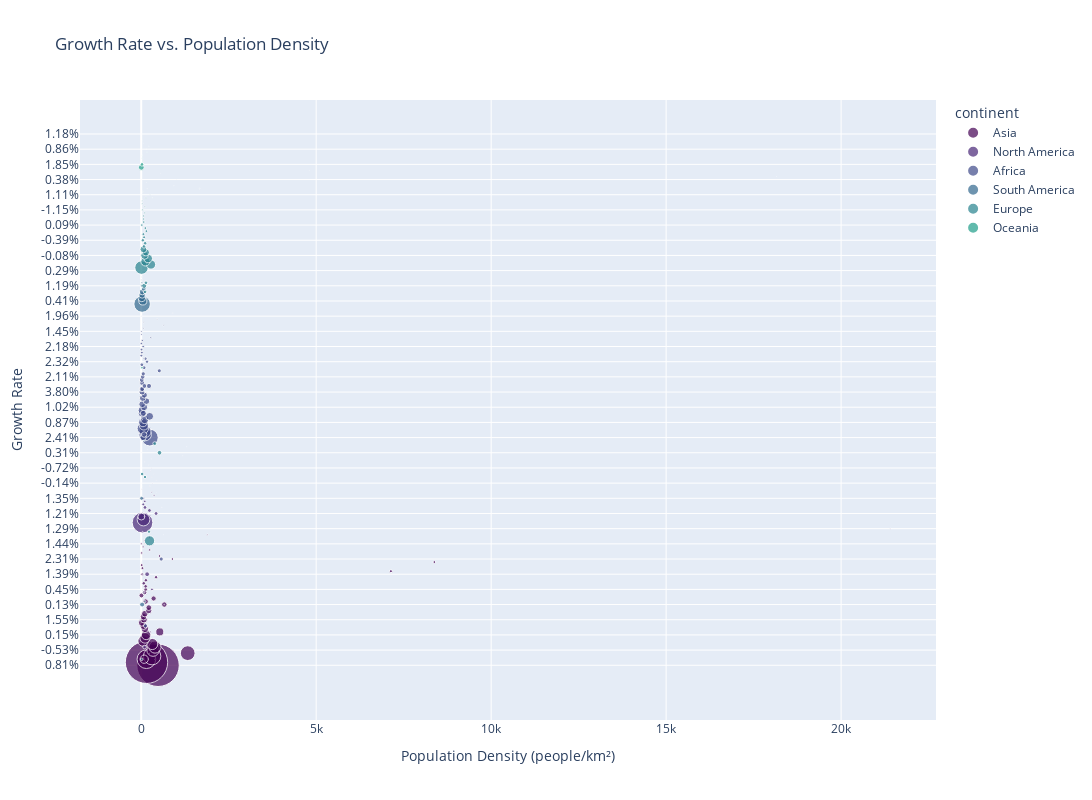

Notebook code cell kept with this figure:
### Markdown cell above
**Growth Rate vs. Population Density (Interactive)**

### Code cell
# Create a custom color palette similar to viridis
custom_palette = ["#440154", "#482677", "#3E4989", "#31688E", "#26828E", "#1F9E89", "#35B779", "#6DCD59", "#B4DE2C", "#FDE725"]

# Scatter plot for growth rate and population density with Plotly
fig = px.scatter(df, x='density (km²)', y='growth rate', color='continent', size='2023 population',
                 hover_name='country', title='Growth Rate vs. Population Density',
                 labels={'density (km²)': 'Population Density (people/km²)', 'growth rate': 'Growth Rate'},
                 size_max=30,
                 color_discrete_sequence=custom_palette)  # Set custom color palette

# Update layout for better fitting
fig.update_layout(
    width=1200,
    height=800,
)

# Show the interactive plot
fig.show()

### Figure 1 — Plotly figure (JSON) as saved in the notebook; plotly's stock layout.template omitted (floating-point values rounded to 4 significant figures)
{"data": [{"hovertemplate": "<b>%{hovertext}</b><br><br>continent=Asia<br>Population Density (people/km²)=%{x}<br>Growth Rate=%{y}<br>2023 population=%{marker.size}<extra></extra>", "hovertext": ["India", "China", "Indonesia", "Pakistan", "Bangladesh", "Japan", "Philippines", "Vietnam", "Iran", "Turkey", "Thailand", "Myanmar", "South Korea", "Iraq", "Afghanistan", "Saudi Arabia", "Uzbekistan", "Yemen", "Malaysia", "Nepal", "North Korea", "Taiwan", "Syria", "Sri Lanka", "Kazakhstan", "Cambodia", "Jordan", "Azerbaijan", "Tajikistan", "United Arab Emirates", "Israel", "Laos", "Hong Kong", "Kyrgyzstan", "Turkmenistan", "Singapore", "Palestine", "Lebanon", "Oman", "Kuwait", "Georgia", "Mongolia", "Armenia", "Qatar", "Bahrain", "Timor-Leste", "Bhutan", "Macau", "Maldives", "Brunei"], "legendgroup": "Asia", "marker": {"color": "#440154", "size": [1428627663, 1425671352, 277534122, 240485658, 172954319, 123294513, 117337368, 98858950, 89172767, 85816199, 71801279, 54577997, 51784059, 45504560, 42239854, 36947025, 35163944, 34449825, 34308525, 30896590, 26160821, 23923276, 23227014, 21893579, 19606633, 16944826, 11337052, 10412651, 10143543, 9516871, 9174520, 7633779, 7491609, 6735347, 6516100, 6014723, 5371230, 5353930, 4644384, 4310108, 3728282, 3447157, 2777970, 2716391, 1485509, 1360596, 787424, 704149, 521021, 452524], "sizemode": "area", "sizeref": 1587000.0, "symbol": "circle"}, "mode": "markers", "name": "Asia", "orientation": "h", "showlegend": true, "type": "scatter", "x": [481, 151, 148, 312, 1329, 338, 394, 315, 55, 110, 141, 84, 531, 105, 65, 17, 80, 65, 104, 216, 217, 661, 126, 354, 7, 96, 128, 126, 73, 134, 424, 33, 7135, 35, 14, 8377, 892, 523, 15, 242, 54, 2, 98, 236, 1892, 91, 21, 21403, 1737, 86], "xaxis": "x", "y": ["0.81%", "-0.02%", "0.74%", "1.98%", "1.03%", "-0.53%", "1.54%", "0.68%", "0.70%", "0.56%", "0.15%", "0.74%", "-0.06%", "2.27%", "2.70%", "1.48%", "1.55%", "2.24%", "1.09%", "1.14%", "0.35%", "0.13%", "4.98%", "0.28%", "1.08%", "1.06%", "0.45%", "0.53%", "1.92%", "0.80%", "1.51%", "1.39%", "0.04%", "1.58%", "1.33%", "0.65%", "2.31%", "-2.47%", "1.49%", "0.97%", "-0.43%", "1.44%", "-0.09%", "0.79%", "0.90%", "1.44%", "0.64%", "1.29%", "-0.53%", "0.78%"], "yaxis": "y"}, {"hovertemplate": "<b>%{hovertext}</b><br><br>continent=North America<br>Population Density (people/km²)=%{x}<br>Growth Rate=%{y}<br>2023 population=%{marker.size}<extra></extra>", "hovertext": ["United States", "Mexico", "Canada", "Guatemala", "Haiti", "Dominican Republic", "Cuba", "Honduras", "Nicaragua", "El Salvador", "Costa Rica", "Panama", "Puerto Rico", "Jamaica", "Trinidad and Tobago", "Bahamas", "Belize", "Guadeloupe", "Martinique", "Barbados", "Curacao", "Saint Lucia", "Grenada", "Aruba", "Saint Vincent and the Grenadines", "United States Virgin Islands", "Antigua and Barbuda", "Dominica", "Cayman Islands", "Bermuda", "Greenland", "Saint Kitts and Nevis", "Turks and Caicos Islands", "Sint Maarten", "Saint Martin", "British Virgin Islands", "Anguilla", "Saint Barthelemy", "Saint Pierre and Miquelon", "Montserrat"], "legendgroup": "North America", "marker": {"color": "#482677", "size": [339996563, 128455567, 38781291, 18092026, 11724763, 11332972, 11194449, 10593798, 7046310, 6364943, 5212173, 4468087, 3260314, 2825544, 1534937, 412623, 410825, 395839, 366981, 281995, 192077, 180251, 126183, 106277, 103698, 98750, 94298, 73040, 69310, 64069, 56643, 47755, 46062, 44222, 32077, 31538, 15899, 10994, 5840, 4386], "sizemode": "area", "sizeref": 1587000.0, "symbol": "circle"}, "mode": "markers", "name": "North America", "orientation": "h", "showlegend": true, "type": "scatter", "x": [37, 66, 4, 169, 425, 235, 108, 95, 59, 307, 102, 60, 368, 261, 299, 41, 18, 243, 325, 656, 433, 295, 371, 590, 266, 285, 214, 97, 289, 1186, 0, 184, 49, 1301, 642, 210, 175, 440, 24, 43], "xaxis": "x", "y": ["0.50%", "0.75%", "0.85%", "1.39%", "1.21%", "0.93%", "-0.16%", "1.54%", "1.41%", "0.45%", "0.60%", "1.35%", "0.24%", "-0.06%", "0.25%", "0.64%", "1.37%", "0.02%", "-0.14%", "0.13%", "0.48%", "0.22%", "0.59%", "-0.16%", "-0.24%", "-0.72%", "0.57%", "0.42%", "0.88%", "-0.18%", "0.31%", "0.21%", "0.79%", "0.11%", "0.90%", "0.74%", "0.26%", "0.25%", "-0.38%", "-0.09%"], "yaxis": "y"}, {"hovertemplate": "<b>%{hovertext}</b><br><br>continent=Africa<br>Population Density (people/km²)=%{x}<br>Growth Rate=%{y}<br>2023 population=%{marker.size}<extra></extra>", "hovertext": ["Nigeria", "Ethiopia", "Egypt", "DR Congo", "Tanzania", "South Africa", "Kenya", "Uganda", "Sudan", "Algeria", "Morocco", "Angola", "Ghana", "Mozambique", "Madagascar", "Ivory Coast", "Cameroon", "Niger", "Mali", "Burkina Faso", "Malawi", "Zambia", "Chad", "Somalia", "Senegal", "Zimbabwe", "Guinea", "Rwanda", "Benin", "Burundi", "Tunisia", "South Sudan", "Togo", "Sierra Leone", "Libya", "Republic of the Congo", "Central African Republic", "Liberia", "Mauritania", "Eritrea", "Gambia", "Botswana", "Namibia", "Gabon", "Lesotho", "Guinea-Bissau", "Equatorial Guinea", "Mauritius", "Eswatini", "Djibouti", "Reunion", "Comoros", "Cape Verde", "Western Sahara", "Mayotte", "Sao Tome and Principe", "Seychelles"], "legendgroup": "Africa", "marker": {"color": "#3E4989", "size": [223804632, 126527060, 112716598, 102262808, 67438106, 60414495, 55100586, 48582334, 48109006, 45606480, 37840044, 36684202, 34121985, 33897354, 30325732, 28873034, 28647293, 27202843, 23293698, 23251485, 20931751, 20569737, 18278568, 18143378, 17763163, 16665409, 14190612, 14094683, 13712828, 13238559, 12458223, 11088796, 9053799, 8791092, 6888388, 6106869, 5742315, 5418377, 4862989, 3748901, 2773168, 2675352, 2604172, 2436566, 2330318, 2150842, 1714671, 1300557, 1210822, 1136455, 981796, 852075, 598682, 587259, 335995, 231856, 107660], "sizemode": "area", "sizeref": 1587000.0, "symbol": "circle"}, "mode": "markers", "name": "Africa", "orientation": "h", "showlegend": true, "type": "scatter", "x": [246, 112, 113, 45, 76, 50, 97, 242, 26, 19, 85, 29, 150, 43, 52, 91, 61, 21, 19, 85, 222, 28, 15, 29, 92, 43, 58, 571, 122, 516, 80, 18, 166, 122, 4, 18, 9, 56, 5, 31, 274, 5, 3, 9, 77, 76, 61, 641, 70, 49, 391, 458, 148, 2, 898, 242, 234], "xaxis": "x", "y": ["2.41%", "2.55%", "1.56%", "3.29%", "2.96%", "0.87%", "1.99%", "2.82%", "2.63%", "1.57%", "1.02%", "3.08%", "1.93%", "2.81%", "2.41%", "2.53%", "2.63%", "3.80%", "3.10%", "2.55%", "2.58%", "2.76%", "3.13%", "3.10%", "2.58%", "2.11%", "2.39%", "2.31%", "2.70%", "2.71%", "0.83%", "1.61%", "2.32%", "2.15%", "1.12%", "2.29%", "2.92%", "2.18%", "2.68%", "1.76%", "2.48%", "1.71%", "1.45%", "1.99%", "1.06%", "2.15%", "2.37%", "0.08%", "0.76%", "1.39%", "0.80%", "1.83%", "0.93%", "1.96%", "3.03%", "1.97%", "0.51%"], "yaxis": "y"}, {"hovertemplate": "<b>%{hovertext}</b><br><br>continent=South America<br>Population Density (people/km²)=%{x}<br>Growth Rate=%{y}<br>2023 population=%{marker.size}<extra></extra>", "hovertext": ["Brazil", "Colombia", "Argentina", "Peru", "Venezuela", "Chile", "Ecuador", "Bolivia", "Paraguay", "Uruguay", "Guyana", "Suriname", "French Guiana", "Falkland Islands"], "legendgroup": "South America", "marker": {"color": "#31688E", "size": [216422446, 52085168, 45773884, 34352719, 28838499, 19629590, 18190484, 12388571, 6861524, 3423108, 813834, 623236, 312155, 3791], "sizemode": "area", "sizeref": 1587000.0, "symbol": "circle"}, "mode": "markers", "name": "South America", "orientation": "h", "showlegend": true, "type": "scatter", "x": [26, 47, 17, 27, 33, 26, 73, 11, 17, 20, 4, 4, 4, 0], "xaxis": "x", "y": ["0.52%", "0.41%", "0.58%", "0.89%", "1.90%", "0.13%", "1.05%", "1.35%", "1.19%", "0.01%", "0.63%", "0.84%", "2.49%", "0.29%"], "yaxis": "y"}, {"hovertemplate": "<b>%{hovertext}</b><br><br>continent=Europe<br>Population Density (people/km²)=%{x}<br>Growth Rate=%{y}<br>2023 population=%{marker.size}<extra></extra>", "hovertext": ["Russia", "Germany", "United Kingdom", "France", "Italy", "Spain", "Poland", "Ukraine", "Romania", "Netherlands", "Belgium", "Sweden", "Czech Republic", "Greece", "Portugal", "Hungary", "Belarus", "Austria", "Switzerland", "Serbia", "Bulgaria", "Denmark", "Slovakia", "Finland", "Norway", "Ireland", "Croatia", "Moldova", "Bosnia and Herzegovina", "Albania", "Lithuania", "Slovenia", "North Macedonia", "Latvia", "Estonia", "Cyprus", "Luxembourg", "Montenegro", "Malta", "Iceland", "Jersey", "Isle of Man", "Andorra", "Guernsey", "Faroe Islands", "Liechtenstein", "Monaco", "San Marino", "Gibraltar", "Vatican City"], "legendgroup": "Europe", "marker": {"color": "#26828E", "size": [144444359, 83294633, 67736802, 64756584, 58870762, 47519628, 41026067, 36744634, 19892812, 17618299, 11686140, 10612086, 10495295, 10341277, 10247605, 10156239, 9498238, 8958960, 8796669, 7149077, 6687717, 5910913, 5795199, 5545475, 5474360, 5056935, 4008617, 3435931, 3210847, 2832439, 2718352, 2119675, 2085679, 1830211, 1322765, 1260138, 654768, 626485, 535064, 375318, 111802, 84710, 80088, 63544, 53270, 39584, 36297, 33642, 32688, 518], "sizemode": "area", "sizeref": 1587000.0, "symbol": "circle"}, "mode": "markers", "name": "Europe", "orientation": "h", "showlegend": true, "type": "scatter", "x": [9, 238, 280, 118, 199, 95, 134, 63, 86, 523, 386, 26, 136, 80, 112, 111, 47, 109, 223, 82, 62, 148, 118, 18, 15, 73, 72, 104, 63, 103, 43, 105, 83, 29, 31, 136, 254, 47, 1672, 4, 932, 149, 170, 1009, 39, 247, 18149, 561, 4807, 1177], "xaxis": "x", "y": ["-0.19%", "-0.09%", "0.34%", "0.20%", "-0.28%", "-0.08%", "2.93%", "-7.45%", "1.19%", "0.31%", "0.26%", "0.59%", "0.01%", "-0.42%", "-0.23%", "1.90%", "-0.39%", "0.22%", "0.64%", "-1.00%", "-1.39%", "0.49%", "2.69%", "0.09%", "0.74%", "0.67%", "-0.54%", "4.98%", "-0.70%", "-0.35%", "-1.15%", "-0.01%", "-0.38%", "-1.10%", "-0.25%", "0.69%", "1.11%", "-0.10%", "0.33%", "0.65%", "0.92%", "0.23%", "0.33%", "0.38%", "0.34%", "0.65%", "-0.47%", "-0.05%", "0.12%", "1.57%"], "yaxis": "y"}, {"hovertemplate": "<b>%{hovertext}</b><br><br>continent=Oceania<br>Population Density (people/km²)=%{x}<br>Growth Rate=%{y}<br>2023 population=%{marker.size}<extra></extra>", "hovertext": ["Australia", "Papua New Guinea", "New Zealand", "Fiji", "Solomon Islands", "Vanuatu", "French Polynesia", "New Caledonia", "Samoa", "Guam", "Kiribati", "Micronesia", "Tonga", "Northern Mariana Islands", "American Samoa", "Marshall Islands", "Palau", "Cook Islands", "Nauru", "Wallis and Futuna", "Tuvalu", "Niue", "Tokelau"], "legendgroup": "Oceania", "marker": {"color": "#1F9E89", "size": [26439111, 10329931, 5228100, 936375, 740424, 334506, 308872, 292991, 225681, 172952, 133515, 115224, 107773, 49796, 43914, 41996, 18058, 17044, 12780, 11502, 11396, 1935, 1893], "sizemode": "area", "sizeref": 1587000.0, "symbol": "circle"}, "mode": "markers", "name": "Oceania", "orientation": "h", "showlegend": true, "type": "scatter", "x": [3, 23, 20, 51, 26, 27, 89, 16, 81, 320, 165, 165, 150, 108, 220, 233, 39, 71, 639, 42, 380, 7, 189], "xaxis": "x", "y": ["1.00%", "1.85%", "0.83%", "0.71%", "2.23%", "2.38%", "0.85%", "1.05%", "1.48%", "0.69%", "1.74%", "0.93%", "0.86%", "0.49%", "-0.81%", "1.03%", "0.02%", "0.19%", "0.88%", "-0.60%", "0.74%", "0.05%", "1.18%"], "yaxis": "y"}], "layout": {"height": 800, "legend": {"itemsizing": "constant", "title": {"text": "continent"}, "tracegroupgap": 0}, "title": {"text": "Growth Rate vs. Population Density"}, "width": 1200, "xaxis": {"anchor": "y", "domain": [0.0, 1.0], "title": {"text": "Population Density (people/km²)"}}, "yaxis": {"anchor": "x", "domain": [0.0, 1.0], "title": {"text": "Growth Rate"}}}}
